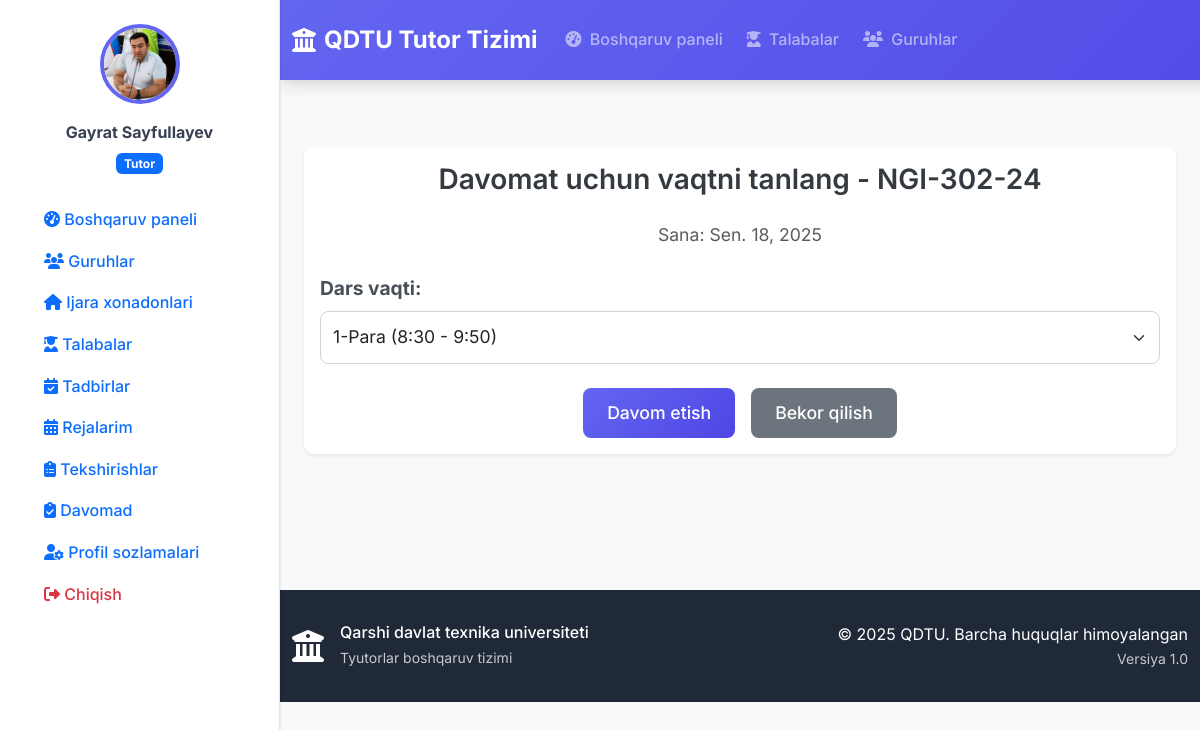
Page /attendance/take-attendance/23/ (signed in) on the committed database.
### accounts/models.py (models this page shows, shortened)
class User(AbstractUser):
    USER_TYPE_CHOICES = (
        ('rector', 'Rektor'),
        ('dean', 'Dekan'),
        ('tutor', 'Tutor'),
    )
    user_type = models.CharField(
        max_length=10,
        choices=USER_TYPE_CHOICES,
        verbose_name="Foydalanuvchi turi"
    )
    faculty = models.ForeignKey(
        'faculty.Faculty',
        on_delete=models.SET_NULL,
        null=True,
        blank=True,
        verbose_name="Fakultet"
    )
    profile_picture = models.ImageField(
        upload_to='profile_pics/',
        null=True,
        blank=True,
        verbose_name="Profil rasmi"
    )
    phone_number = models.CharField(
        max_length=20,
        blank=True,
        verbose_name="Telefon raqami"
    )
    class Meta:
        verbose_name = "Foydalanuvchi"
        verbose_name_plural = "Foydalanuvchilar"
    def is_rector(self):
        return self.user_type == 'rector'
    def is_dean(self):
        return self.user_type == 'dean'
    def is_tutor(self):
        return self.user_type == 'tutor'
    def get_full_name(self):
        return f"{self.first_name} {self.last_name}".strip() or self.username

### faculty/models.py (models this page shows, shortened)
class Group(models.Model):
    name = models.CharField(max_length=50, verbose_name="Nomi")
    faculty = models.ForeignKey(
        Faculty,
        on_delete=models.CASCADE,
        related_name='groups',
        verbose_name="Fakultet"
    )
    tutor = models.ForeignKey(
        'accounts.User',
        on_delete=models.SET_NULL,
        null=True,
        blank=True,
        related_name='assigned_groups',
        verbose_name="Tutor"
    )
    course = models.IntegerField(default=1, verbose_name="Kurs")
    created_at = models.DateTimeField(auto_now_add=True, verbose_name="Yaratilgan sana")
    class Meta:
        verbose_name = "Guruh"
        verbose_name_plural = "Guruhlar"
        unique_together = ['name', 'faculty']

### attendance/views.py (the view, shortened to what this page needs)
# urls.py: path('take-attendance/<int:group_id>/', views.take_attendance, name='take_attendance'),
@login_required
def take_attendance(request, group_id, period=None):
    if request.user.user_type != 'tutor':
        messages.error(request, 'Only tutors can take attendance.')
        return redirect('attendance_view')
    group = get_object_or_404(Group, id=group_id, tutor=request.user)
    if not period:
        if request.method == 'POST':
            period = request.POST.get('period')
            if period in dict(Attendance.PERIOD_CHOICES).keys():
                return redirect('take_attendance_period', group_id=group_id, period=period)
            messages.error(request, 'Please select a valid period.')
        context = {
            'group': group,
            'periods': Attendance.PERIOD_CHOICES,
            'current_date': date.today()
        }
        return render(request, 'attendance/select_period.html', context)

### templates/attendance/select_period.html (shortened to what this page needs)
{% extends 'base.html' %}
{% load custom_filters %}
{% block content %}
<div class="container my-5">
    <div class="card shadow-sm border-0">
        <div class="card-body">
            <h2 class="card-title text-center mb-4">Davomat uchun vaqtni tanlang - {{ group.name }}</h2>
            <p class="text-muted text-center">Sana: {{ current_date }}</p>
            <form method="post" class="mt-4">
                <div class="form-group mb-4">
                    <label for="period" class="form-label fw-bold">Dars vaqti:</label>
                    <select name="period" id="period" class="form-select form-control-lg" required>
                        {% for period, period_name in periods %}
                            <option value="{{ period }}">{{ period_name|replace:"1st Period (8:30 - 9:50),1-para (8:30 - 9:50)"|replace:"2nd Period (10:00 - 11:20),2-para (10:00 - 11:20)"|replace:"3rd Period (11:30 - 12:50),3-para (11:30 - 12:50)" }}</option>
                        {% endfor %}
                    </select>
                </div>
                <div class="d-flex justify-content-center gap-3">
                    <button type="submit" class="btn btn-primary btn-lg">Davom etish</button>
                    <a href="{% url 'attendance_view' %}" class="btn btn-secondary btn-lg">Bekor qilish</a>
                </div>
            </form>
        </div>
    </div>
</div>
{% endblock %}

### templates/sidebar.html (shortened to what this page needs)
{% load static %}
<div class="sidebar" id="sidebar">
    <div class="sidebar-content">
        <div class="user-info text-center mb-4">
            {% if user.profile_picture %}
                <img src="{{ user.profile_picture.url }}" class="profile-image mb-3">
            {% else %}
                <div class="profile-initials mb-3">
                    {{ user.first_name|first|upper }}{{ user.last_name|first|upper }}
                </div>
            {% endif %}
            <div class="user-details">
                <div class="mb-1 fw-bold">{{ user.get_full_name }}</div>
                <div class="badge bg-primary">
                    {% if user.is_rector %}
                        Prorektor
                    {% elif user.is_dean %}
                        Dekan
                    {% elif user.is_tutor %}
                        Tutor
                    {% endif %}
                </div>
            </div>
        </div>
        <nav class="sidebar-nav">
            <ul class="nav flex-column">
                <li class="nav-item">
                    <a class="nav-link " href="{% url 'dashboard' %}">
                        <i class="fas fa-tachometer-alt"></i>
                        <span>Boshqaruv paneli</span>
                    </a>
                </li>
                {% if user.is_tutor %}
                    <li class="nav-item">
                        <a class="nav-link {% if request.resolver_match.url_name == 'group_list' or request.resolver_match.url_name == 'group_detail' %}active{% endif %}" href="{% url 'group_list' %}">
                            <i class="fas fa-users"></i>
                            <span>Guruhlar</span>
                        </a>
                    </li>
                    <li class="nav-item">
                        <a class="nav-link {% if request.resolver_match.url_name == 'room_list' or request.resolver_match.url_name == 'room_detail' %}active{% endif %}" href="{% url 'room_list' %}">
                            <i class="fas fa-home"></i>
                            <span>Ijara xonadonlari</span>
                        </a>
                    </li>
                    <li class="nav-item">
                        <a class="nav-link {% if request.resolver_match.url_name == 'student_list' or request.resolver_match.url_name == 'student_detail' %}active{% endif %}" href="{% url 'student_list' %}">
                            <i class="fas fa-user-graduate"></i>
                            <span>Talabalar</span>
                        </a>
                    </li>
                    <li class="nav-item">
                        <a class="nav-link" href="{% url 'event_list' %}">
                            <i class="fas fa-calendar-check"></i>
                            <span>Tadbirlar</span>
                        </a>
                    </li>
                    <li class="nav-item">
                        <a class="nav-link " href="{% url 'plan_list' %}">
                            <i class="fas fa-calendar-alt"></i>
                            <span>Rejalarim</span>
                        </a>
                    </li>
                {% endif %}
                <li class="nav-item">
                    <a class="nav-link {% if request.resolver_match.url_name == 'inspection_list' %}active{% endif %}" href="{% url 'inspection_list' %}">
                        <i class="fas fa-clipboard-list"></i>
                        <span>Tekshirishlar</span>
                    </a>
                </li>
                <li class="nav-item mt-auto">
                    <a href="{% url 'attendance_view' %}" class="nav-link flex items-center hover:bg-gray-100 {% if request.resolver_match.url_name == 'attendance_view' %}sidebar-active{% endif %}">
                        <i class="fas fa-clipboard-check mr-3"></i>
                        Davomad
                    </a>
                </li>
                <li class="nav-item mt-auto">
                    <a class="nav-link {% if request.resolver_match.url_name == 'profile' %}active{% endif %}" href="{% url 'profile' %}">
                        <i class="fas fa-user-cog"></i>
                        <span>Profil sozlamalari</span>
                    </a>
                </li>
                <li class="nav-item">
                    <a class="nav-link text-danger" href="{% url 'logout' %}">
                        <i class="fas fa-sign-out-alt"></i>
                        <span>Chiqish</span>
                    </a>
                </li>
            </ul>
        </nav>
    </div>
</div>

### templates/base.html (style rules this page uses)
:root { --primary-color: #6366f1; --primary-dark: #4f46e5; --secondary-color: #f59e0b; --success-color: #10b981; --warning-color: #f59e0b; --danger-color: #ef4444; --info-color: #3b82f6; --dark-color: #1f2937; --light-color: #f8fafc; --border-color: #e5e7eb; --text-muted: #6b7280; --shadow: 0 1px 3px 0 rgba(0, 0, 0, 0.1), 0 1px 2px 0 rgba(0, 0, 0, 0.06); --shadow-lg: 0 10px 15px -3px rgba(0, 0, 0, 0.1), 0 4px 6px -2px rgba(0, 0, 0, 0.05); }
* { font-family: 'Inter', sans-serif; }
body { background-color: #f8fafc; color: #374151; line-height: 1.6; margin: 0; padding-left: 0; transition: padding-left 0.3s ease; }
body.sidebar-open { padding-left: 280px; }
.btn-primary { background: linear-gradient(135deg, var(--primary-color) 0%, var(--primary-dark) 100%); border: none; border-radius: 8px; font-weight: 500; padding: 0.5rem 1.5rem; transition: all 0.3s ease; }
.btn { border-radius: 8px; font-weight: 500; transition: all 0.3s ease; }
.card { border: none; border-radius: 12px; box-shadow: var(--shadow); transition: all 0.3s ease; overflow: hidden; }
.nav-link { font-weight: 500; transition: all 0.3s ease; border-radius: 6px; margin: 0 0.25rem; }
.sidebar { position: fixed; top: 0; left: -280px; width: 280px; height: 100vh; background: white; border-right: 1px solid var(--border-color); box-shadow: var(--shadow); padding: 1.5rem; transition: left 0.3s ease; z-index: 1040; overflow-y: auto; }
.sidebar.open { left: 0; }
@media (min-width: 992px) { body { padding-left: 280px; } }
@media (min-width: 992px) { .sidebar { left: 0; top: 0; } }
.profile-image { width: 80px; height: 80px; border-radius: 50%; object-fit: cover; border: 4px solid var(--primary-color); }
.form-control, .form-select { border-radius: 8px; border: 1px solid var(--border-color); padding: 0.75rem 1rem; transition: all 0.3s ease; }

### templates/attendance/select_period.html (style rules this page uses)
body { background-color: #f8f9fa; }
.card { border-radius: 10px; background-color: #ffffff; }
.card-title { color: #343a40; font-size: 1.75rem; font-weight: 600; }
.text-muted { font-size: 1.1rem; }
.form-label { color: #495057; font-size: 1.2rem; }
.form-select { border-radius: 8px; padding: 0.75rem; font-size: 1.1rem; border: 1px solid #ced4da; background-color: #fff; }
.btn-primary { background-color: #007bff; border: none; padding: 0.75rem 1.5rem; font-size: 1.1rem; border-radius: 8px; transition: background-color 0.3s ease; }
.btn-secondary { background-color: #6c757d; border: none; padding: 0.75rem 1.5rem; font-size: 1.1rem; border-radius: 8px; transition: background-color 0.3s ease; }

### rows in the picture
User: profile_picture (picture), get_full_name "Gayrat Sayfullayev"
Group: name "NGI-302-24"

### other values in the picture
form field period "1-Para (8:30 - 9:50)"
